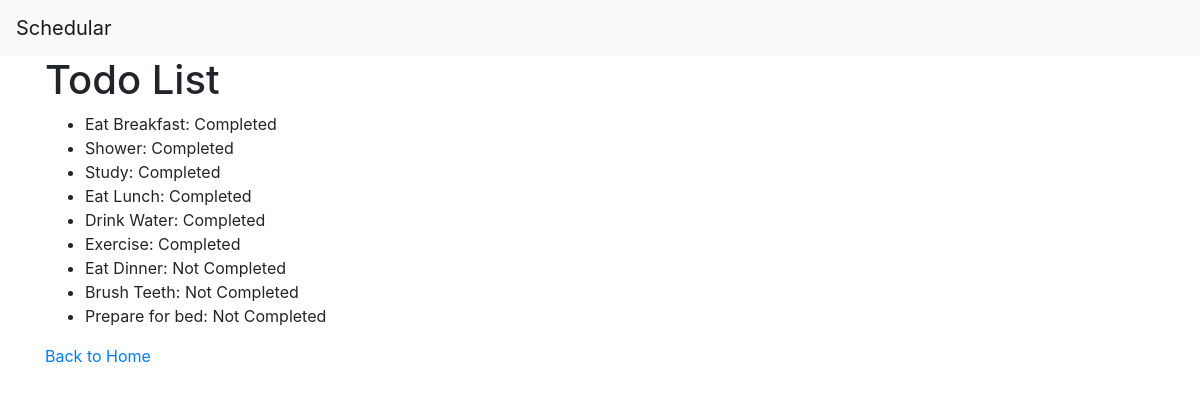
The page /todos/ on the database its author committed.
### myapp/models.py (models this page shows)
class TodoItem(models.Model):
    title = models.CharField(max_length=200)
    completed = models.BooleanField(default=False)

### myapp/views.py (the view)
# urls.py: path("todos/", views.todos, name="todos")
def todos(request):
    items = TodoItem.objects.all()
    return render(request, "todos.html", {"todos": items})

### myapp/templates/todos.html
{% extends "base.html" %} {% block content %}
<h1> Todo List </h1>
<ul>
    {% for todo in todos %}
    <li>
        {{ todo.title }}: {% if todo.completed %} Completed {% else %} Not Completed {% endif %}
    </li>
    {% endfor %}
</ul>
<a href="{% url 'home' %}">Back to Home</a>
{% endblock %}

### myapp/templates/base.html (shortened to what this page needs)
<!DOCTYPE html>
<html lang="en">
  <head>
    <link rel="stylesheet" href="https://stackpath.bootstrapcdn.com/bootstrap/4.3.1/css/bootstrap.min.css"  rel="stylesheet" />
  </head>
  <body>
    <nav class="navbar navbar-expand-lg navbar-light bg-light">
      <a class="navbar-brand" href="#">Schedular</a>
    </nav>
    <div class="container">{% block content %} {% endblock %}</div>
  </body>
</html>

### rows shown on the page
TodoItem: title "Eat Breakfast", completed "Completed"
TodoItem: title "Shower", completed "Completed"
TodoItem: title "Study", completed "Completed"
TodoItem: title "Eat Lunch", completed "Completed"
TodoItem: title "Drink Water", completed "Completed"
TodoItem: title "Exercise", completed "Completed"
TodoItem: title "Eat Dinner", completed "Not Completed"
TodoItem: title "Brush Teeth", completed "Not Completed"
TodoItem: title "Prepare for bed", completed "Not Completed"
